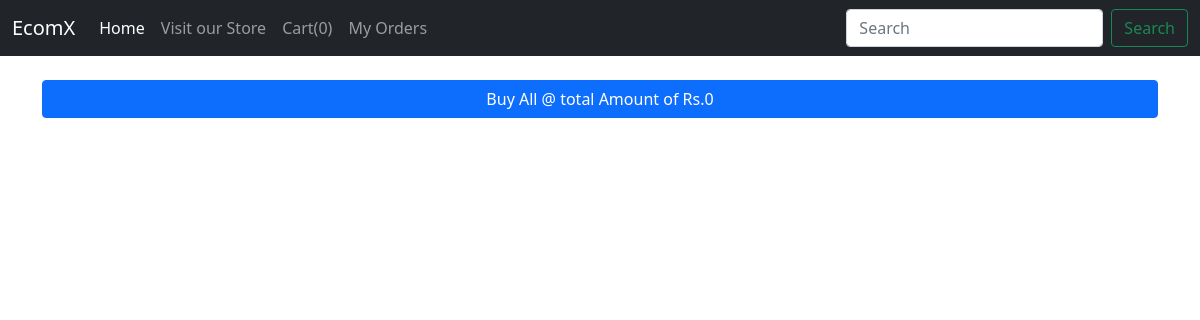
/shop/cart, run on an earlier commit of the app's database.
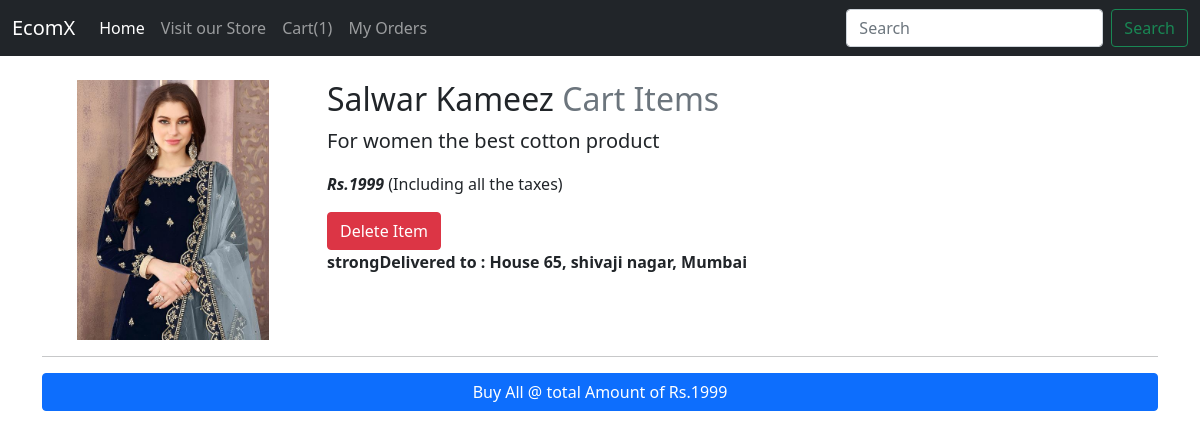
And on a later commit of the database.
### shop/models.py (models this page shows, shortened)
class Cart(models.Model):
    cart_id = models.AutoField(primary_key=True)
    iname = models.CharField(max_length=20)
    idesc = models.CharField(max_length=100)
    iprice = models.IntegerField(default=1)
    ipic = models.ImageField(upload_to = 'cart', default=" ",blank=True)
    slug = models.CharField(max_length=100, default=" ")

### shop/views.py (the view, shortened to what this page needs)
# urls.py: path('cart',views.cart,name="cart"),
def cart(request):
    cart_items = Cart.objects.all()
    count = len(cart_items)
    total_amount = 0
    alert = False
    alert1 = False
    crt_items = Cart.objects.all()
    if request.method == "GET":
        item_slug = request.GET.get('piece')
        print(item_slug)
        piece = Cart.objects.filter(slug=item_slug)
        piece.delete()
    for i in crt_items:
        total_amount = total_amount + i.iprice
    if ((request.method == "POST") and (len(crt_items) == 0)):
        alert1 = True
    context = {'cart': crt_items, 'total': total_amount,
               'alert': alert, 'alert1': alert1, 'count': count}
    return render(request, 'shop/cart.html', context)

### templates/shop/cart.html (shortened to what this page needs)
<!doctype html>
<html lang="en">
<head>
  <link href="https://cdn.jsdelivr.net/npm/bootstrap@5.0.1/dist/css/bootstrap.min.css" rel="stylesheet"
>
</head>
<body>
  <nav class="navbar navbar-expand-lg navbar-dark bg-dark">
    <div class="container-fluid">
      <a class="navbar-brand" href="../">EcomX</a>
      <div class="collapse navbar-collapse" id="navbarSupportedContent">
        <ul class="navbar-nav me-auto mb-2 mb-lg-0">
          <li class="nav-item">
            <a class="nav-link active" aria-current="page" href="../shop">Home</a>
          </li>
          <li class="nav-item">
            <a class="nav-link" href="men">Visit our Store</a>
          </li>
          <li class="nav-item">
            <a class="nav-link" href="cart">Cart({{count}})</a>
          </li>
          <li class="nav-item">
            <a class="nav-link" href="tracker">My Orders</a>
          </li>
        </ul>
        <form action="search" method="POST" class="d-flex">
          <input name="query" class="form-control me-2" type="search" placeholder="Search" aria-label="Search">
          <button class="btn btn-outline-success" type="submit">Search</button>
        </form>
      </div>
    </div>
  </nav>
  <div class="container my-4">
    {% for item in cart %}
    <div class="row featurette ">
      <div class="col-md-3 order-md-1  text-center">
        {% if item.ipic %}
        <img width="192" height="260" src="{{item.ipic.url}}" alt="">
        {% endif %}
      </div>
      <div class="col-md-9 order-md-2 ">
        <h2 class="featurette-heading">{{item.iname}} <span class="text-muted">Cart Items</span></h2>
        <p class="lead">{{item.idesc}}</p>
        <p><strong><em> Rs.{{item.iprice}}</em></strong> (Including all the taxes)</p>
        <form action="cart" method="GET">
          <button name="sub" type="submit" class="btn btn-danger">Delete Item</button>
        </form>
        <p classs="my-4"><strong>strongDelivered to : House 65, shivaji nagar, Mumbai</strong></p>
      </div>
    </div>
    <hr class="featurette-divider">
    {% endfor %}
    <form action="cart" method="POST">
      <div class="d-grid gap-2">
        <button class="btn btn-primary" type="submit">Buy All @ total Amount of Rs.{{total}}</button>
      </div>
    </form>
  </div>
</body>
</html>

What changed in the data, as far as the page shows it:
added Cart: ipic (picture), iname "Salwar Kameez", idesc "For women the best cotton product", iprice "1999"
Also different on the page:
{{ count }}: "0" → "1"
{{ total }}: "0" → "1999"
